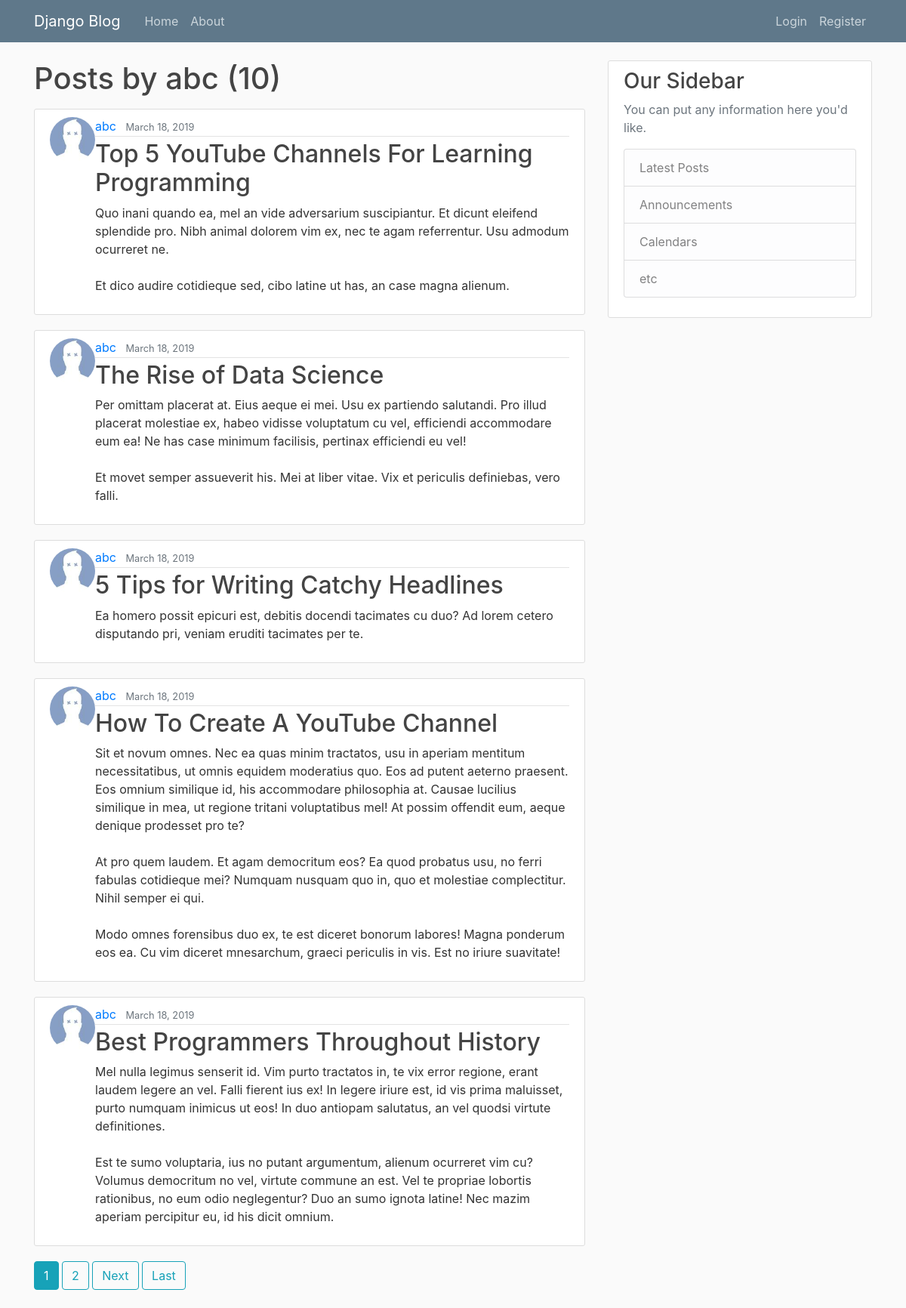
/user/abc/, run on the app's committed database.
### blog/models.py (models this page shows, shortened)
class Posts(models.Model):
	title       = models.CharField(max_length=100)
	content     = models.TextField()
	author      = models.ForeignKey(User, on_delete=models.CASCADE)
	date_posted = models.DateTimeField(default=timezone.now)

### users/models.py (models this page shows, shortened)
class Profile(models.Model):
	user = models.OneToOneField(User, on_delete=models.CASCADE)
	image = models.ImageField(default='default.jpg', upload_to='profile_pics')

### blog/views.py (the view)
# urls.py: path('user/<str:username>/', UserPostListView.as_view(), name='user-posts'),
class UserPostListView(ListView):
	model = Posts
	template_name = 'blog/user_posts.html'   # <app>/<model_name>_<view_type>.html
	context_object_name = 'posts'      # default : object_list
	ordering = ['-date_posted']
	paginate_by = 5
	def get_queryset(self):
		user = get_object_or_404(User, username=self.kwargs.get('username'))
		return Posts.objects.filter(author=user).order_by('-date_posted')

### blog/templates/blog/user_posts.html (shortened to what this page needs)
{% extends 'blog/base.html' %}
{% block content %}
<h1 class="mb-3">Posts by {{ view.kwargs.username }} ({{ page_obj.paginator.count }})</h1>
{% for post in posts %}
<article class="media content-section">
  <img class="rounded-circle article-image"
       src="{{post.author.profile.image.url }}"
       width="60" height="60">
  <div class="media-body">
    <div class="article-metadata">
      <a class="mr-2" href="{% url 'user-posts' post.author.username %}">
      {{ post.author }}</a>
      <small class="text-muted">{{ post.date_posted | date:"F d, Y" }}</small>
    </div>
    <h2><a class="article-title" href="{% url 'post-detail' post.id %}">{{ post.title }}</a></h2>
    <p class="article-content">{{ post.content }}</p>
  </div>
</article>
{% endfor %}
{% if is_paginated %}
      {% for num in page_obj.paginator.page_range %}
        {% if page_obj.number == num %}
          <a class="btn btn-info mb-4" href="?page={{ num }}">{{ num }}</a>
        {% elif num > page_obj.number|add:'-3' and num < page_obj.number|add:'3' %}
          <a class="btn btn-outline-info mb-4" href="?page={{ num }}">{{ num }}</a>
        {% endif %}
      {% endfor %}
      {% if page_obj.has_next %}
        <a class="btn btn-outline-info mb-4" href="?page={{ page_obj.next_page_number }}">Next</a>
        <a class="btn btn-outline-info mb-4" href="?page={{ page_obj.paginator.num_pages }}">Last</a>
      {% endif %}
    {% endif %}
{% endblock content %}

### blog/static/blog/main.css (style rules this page uses)
body { background: #fafafa; color: #333333; margin-top: 5rem; }
h1, h2, h3, h4, h5, h6 { color: #444444; }
.content-section { background: #ffffff; padding: 10px 20px; border: 1px solid #dddddd; border-radius: 3px; margin-bottom: 20px; }
.article-title { color: #444444; }
.article-content { white-space: pre-line; }
.article-metadata { padding-bottom: 1px; margin-bottom: 4px; border-bottom: 1px solid #e3e3e3 }

### data on the page
Posts: author.profile.image (placeholder picture), author "abc", date_posted "March 18, 2019", title "Top 5 YouTube Channels For Learning Programming", content "Quo inani quando ea, mel an vide adversarium suscipiantur. Et dicunt eleifend splendide pro. Nibh animal dolorem vim ex, nec te agam referrentur. Usu admodum ocurreret ne. Et dico audire cotidieque sed, cibo latine ut has, an case magna alienum."
Posts: author.profile.image (placeholder picture), author "abc", date_posted "March 18, 2019", title "The Rise of Data Science", content "Per omittam placerat at. Eius aeque ei mei. Usu ex partiendo salutandi. Pro illud placerat molestiae ex, habeo vidisse voluptatum cu vel, efficiendi accommodare eum ea! Ne has case minimum facilisis, pertinax efficiendi eu vel! Et movet semper assueverit his. Mei at liber vitae. Vix et periculis definiebas, vero falli."
Posts: author.profile.image (placeholder picture), author "abc", date_posted "March 18, 2019", title "5 Tips for Writing Catchy Headlines", content "Ea homero possit epicuri est, debitis docendi tacimates cu duo? Ad lorem cetero disputando pri, veniam eruditi tacimates per te."
Posts: author.profile.image (placeholder picture), author "abc", date_posted "March 18, 2019", title "How To Create A YouTube Channel", content "Sit et novum omnes. Nec ea quas minim tractatos, usu in aperiam mentitum necessitatibus, ut omnis equidem moderatius quo. Eos ad putent aeterno praesent. Eos omnium similique id, his accommodare philosophia at. Causae lucilius similique in mea, ut regione tritani voluptatibus mel! At possim offendit eum, aeque denique prodesset pro te? At pro quem laudem. Et agam democritum eos? Ea quod probatus usu, no ferri fabulas cotidieque mei? Numquam nusquam quo in, quo et molestiae complectitur. Nihil semper ei qui. Modo omnes forensibus duo ex, te est diceret bonorum labores! Magna ponderum eos ea. Cu vim diceret mnesarchum, graeci periculis in vis. Est no iriure suavitate!"
Posts: author.profile.image (placeholder picture), author "abc", date_posted "March 18, 2019", title "Best Programmers Throughout History", content "Mel nulla legimus senserit id. Vim purto tractatos in, te vix error regione, erant laudem legere an vel. Falli fierent ius ex! In legere iriure est, id vis prima maluisset, purto numquam inimicus ut eos! In duo antiopam salutatus, an vel quodsi virtute definitiones. Est te sumo voluptaria, ius no putant argumentum, alienum ocurreret vim cu? Volumus democritum no vel, virtute commune an est. Vel te propriae lobortis rationibus, no eum odio neglegentur? Duo an sumo ignota latine! Nec mazim aperiam percipitur eu, id his dicit omnium."

### other printed values
{{ view.kwargs.username }} "abc"
{{ page_obj.paginator.count }} "10"
{{ num }} "1"
{{ num }} "2"
